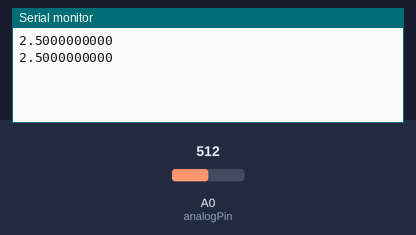
A sketch run on a simulated Arduino Uno, built with avr-gcc and run on an emulated ATmega328P. Parts: the last lines printed to the serial monitor. The inputs (shaded band) are chosen by the test bench; at power-on: A0 (analogPin) = 512.

Above: at 10.8 s.
10.9 s: A0 (analogPin) set to 716
At 20.7 s:
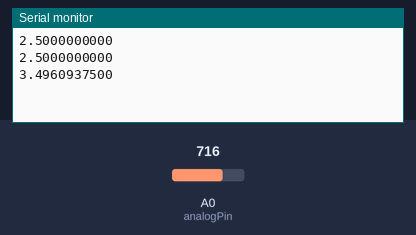
20.9 s: A0 (analogPin) set to 900
At 30.9 s:
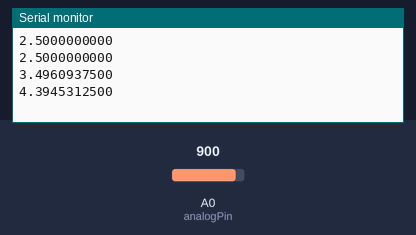
Timing chart, 0 to 32.4 s (numbered marks = the images above; inputs shaded):
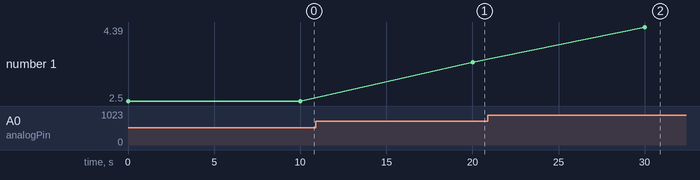

Measured:
- after the input at 10.9 s, the serial monitor: prints a new line after 9.1 s (image 1)
- after the input at 20.9 s, the serial monitor: prints a new line after 9.1 s (image 2)
- plotted number 1: 2.5 → 3.5 after the input at 10.9 s, 3.5 → 4.39 after the input at 20.9 s

The sketch:

code.ino
```cpp
// Declare the input pin at 0
int analogPin = 0;


void setup() {
  // Begin the code
  Serial.begin(9600);
}

// Main code that runs repeatedly
void loop() {
  // Read the raw data on analogPin
  float input = analogRead(analogPin);
  // Convert the raw data value (0 - 1023) to voltage (0.0V - 5.0V)
  double voltage = input * (5.0 / 1024.0);
  // Write the voltage value
  Serial.println(voltage, DEC);
  // Wait for 10sec, then repeat the code above.
  delay(10000);
}
```
